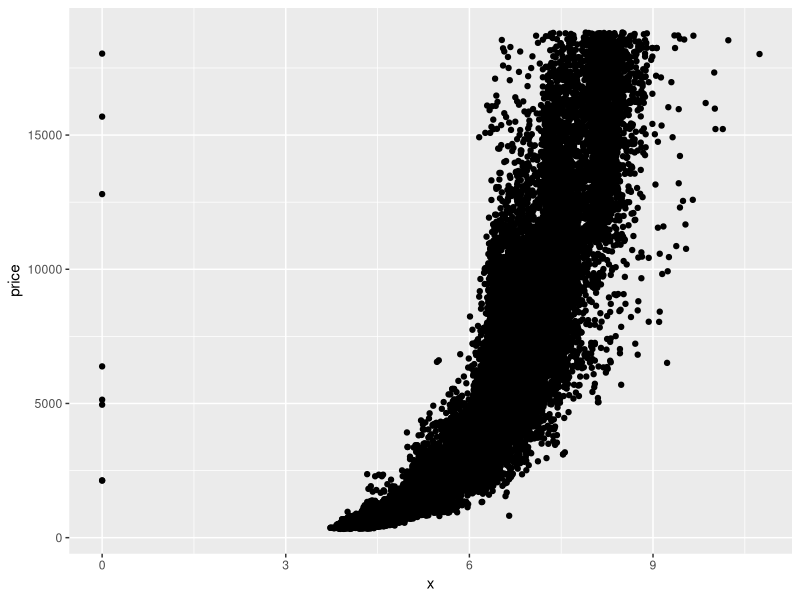
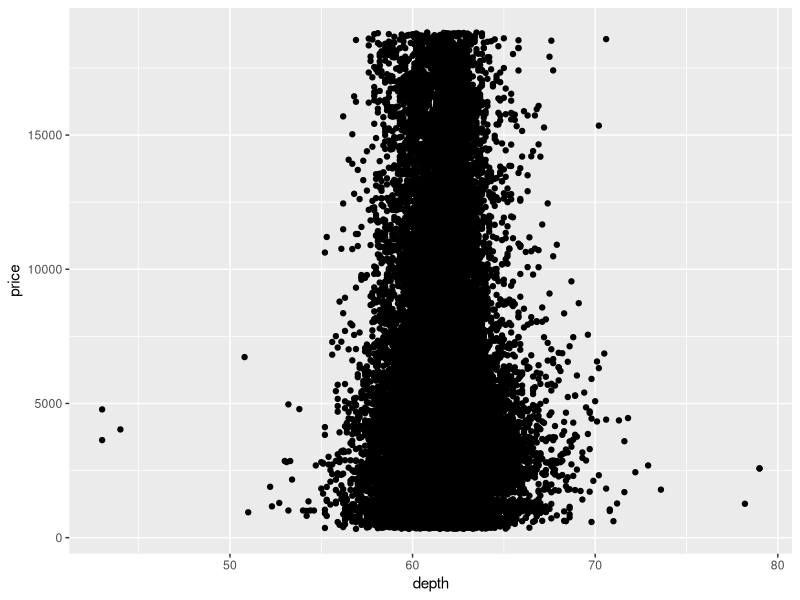
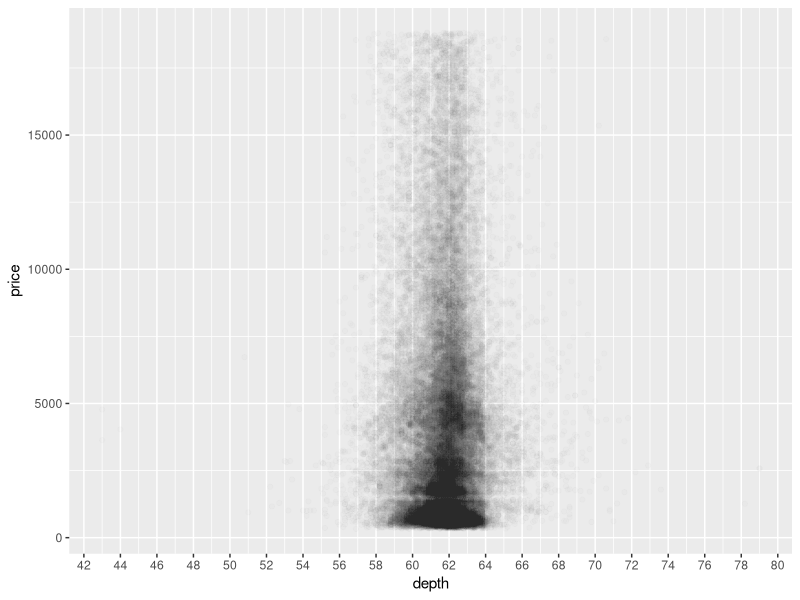
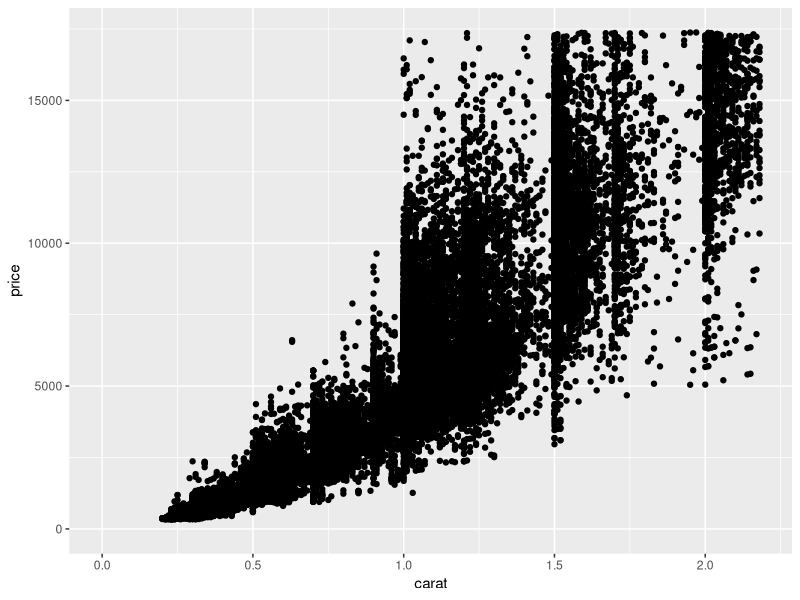
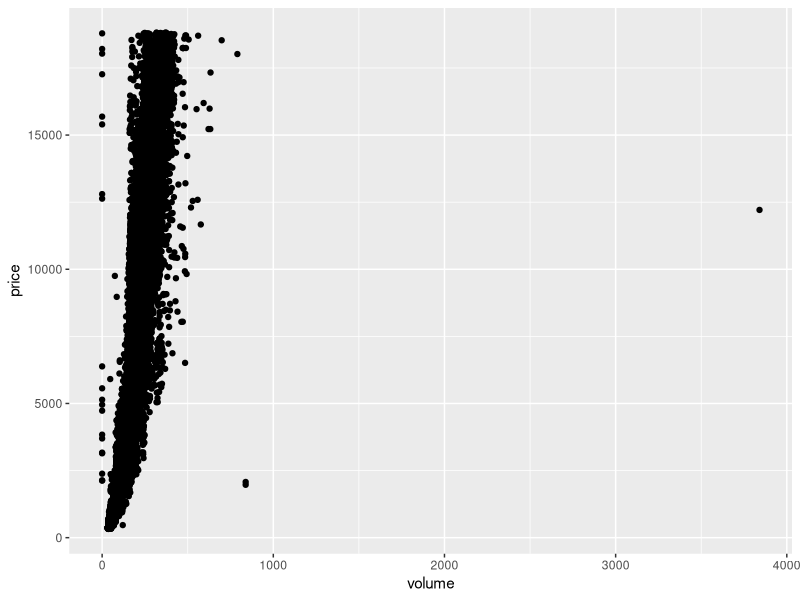
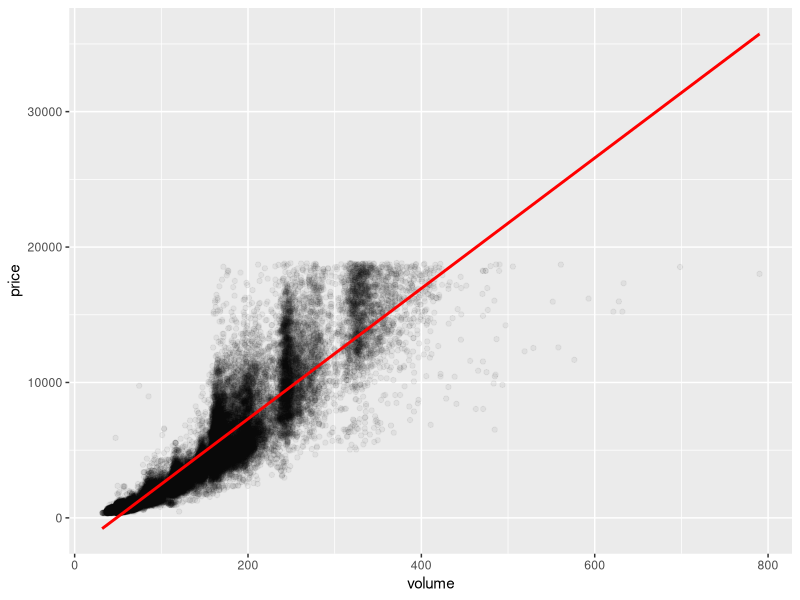
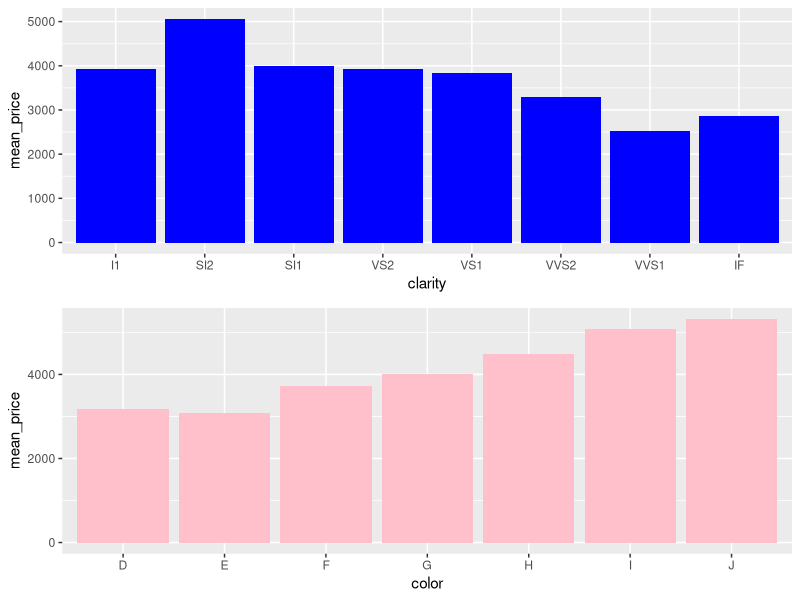

These figures' R source, in order:
## ---- chunk 1
getwd()
## ---- chunk 2
library(ggplot2)
data("diamonds")
names(diamonds)
## ---- chunk 3
ggplot ( aes(x,price), data=diamonds)+geom_point()
## ---- chunk 4

cor.test(diamonds$x,diamonds$price)
## ---- chunk 5
cor.test(diamonds$y,diamonds$price)
## ---- chunk 6
cor.test(diamonds$z,diamonds$price)
## ---- chunk 7
ggplot ( aes(depth,price), data=diamonds)+geom_point()
## ---- chunk 8
ggplot ( aes(depth,price), data=diamonds)+geom_point(alpha = 1/100)+scale_x_continuous(breaks=seq(0,80,2))
## ---- chunk 9
cor.test(diamonds$depth, diamonds$price)
## ---- chunk 10
ggplot ( aes(carat,price), data=diamonds)+geom_point()+xlim(0,quantile(diamonds$carat,0.99)) +
  ylim(0,quantile(diamonds$price,0.99))

## ---- chunk 11
diamonds$volume <- diamonds$x * diamonds$y * diamonds$z
ggplot ( aes(volume,price), data=diamonds)+geom_point()
## ---- chunk 12
library(dplyr)
#library(plyr)
#detach("package:plyr", unload=TRUE)
## ---- chunk 13
sum(diamonds$volume == 0)
#detach("package:plyr", unload=TRUE)
## ---- chunk 14
sub_diamonds=subset(diamonds, (diamonds$volume!=0 & diamonds$volume<800))
cor.test(sub_diamonds$volume, sub_diamonds$price)
## ---- chunk 15
ggplot ( aes(volume,price), data=sub_diamonds)+geom_point(alpha=1/20)+geom_smooth (method= 'lm', color= 'red')
## ---- chunk 16
library(dplyr)
diamondsByClarity <- diamonds %>%
  group_by(clarity) %>%
  summarise(mean_price = mean(price),
          median_price = median(as.numeric(price)),
          min_price=min(price),
          max_price = max(price) ,
          n=n())
diamondsByClarity
## ---- chunk 17
diamonds_by_clarity <- group_by(diamonds, clarity)
diamonds_mp_by_clarity <- summarise(diamonds_by_clarity, mean_price = mean(price))

diamonds_by_color <- group_by(diamonds, color)
diamonds_mp_by_color <- summarise(diamonds_by_color, mean_price = mean(price))
diamonds_mp_by_clarity 

## ---- chunk 18
library(gridExtra)
## ---- chunk 19
p1 <- ggplot(aes(clarity,mean_price), data=diamonds_mp_by_clarity)+geom_bar(stat='identity',fill='blue')
p2<- ggplot (aes(color,mean_price), data=diamonds_mp_by_color)+geom_bar(stat='identity', fill='pink')
grid.arrange(p1,p2,ncol=1)
